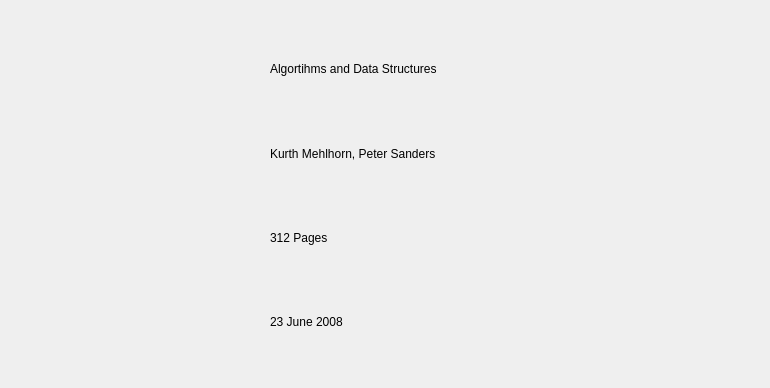
<?xml version="1.0" encoding="UTF-8"?>
<ui version="4.0">
 <class>BookWidget</class>
 <widget class="QWidget" name="BookWidget">
  <property name="geometry">
   <rect>
    <x>0</x>
    <y>0</y>
    <width>770</width>
    <height>388</height>
   </rect>
  </property>
  <property name="windowTitle">
   <string>Form</string>
  </property>
  <widget class="QLabel" name="ImageField">
   <property name="geometry">
    <rect>
     <x>30</x>
     <y>30</y>
     <width>221</width>
     <height>331</height>
    </rect>
   </property>
   <property name="text">
    <string/>
   </property>
   <property name="pixmap">
    <pixmap>../../Downloads/41KhAq3f0TL._SX313_BO1,204,203,200_.jpg</pixmap>
   </property>
   <property name="scaledContents">
    <bool>true</bool>
   </property>
  </widget>
  <widget class="QWidget" name="verticalLayoutWidget">
   <property name="geometry">
    <rect>
     <x>270</x>
     <y>30</y>
     <width>471</width>
     <height>331</height>
    </rect>
   </property>
   <layout class="QVBoxLayout" name="verticalLayout">
    <item>
     <widget class="QLabel" name="TitleField">
      <property name="text">
       <string>Algortihms and Data Structures</string>
      </property>
     </widget>
    </item>
    <item>
     <widget class="QLabel" name="AuthorField">
      <property name="text">
       <string>Kurth Mehlhorn, Peter Sanders</string>
      </property>
     </widget>
    </item>
    <item>
     <widget class="QLabel" name="PagesField">
      <property name="text">
       <string>312 Pages</string>
      </property>
     </widget>
    </item>
    <item>
     <widget class="QLabel" name="DateField">
      <property name="text">
       <string>23 June 2008</string>
      </property>
     </widget>
    </item>
   </layout>
  </widget>
 </widget>
 <resources/>
 <connections/>
</ui>
